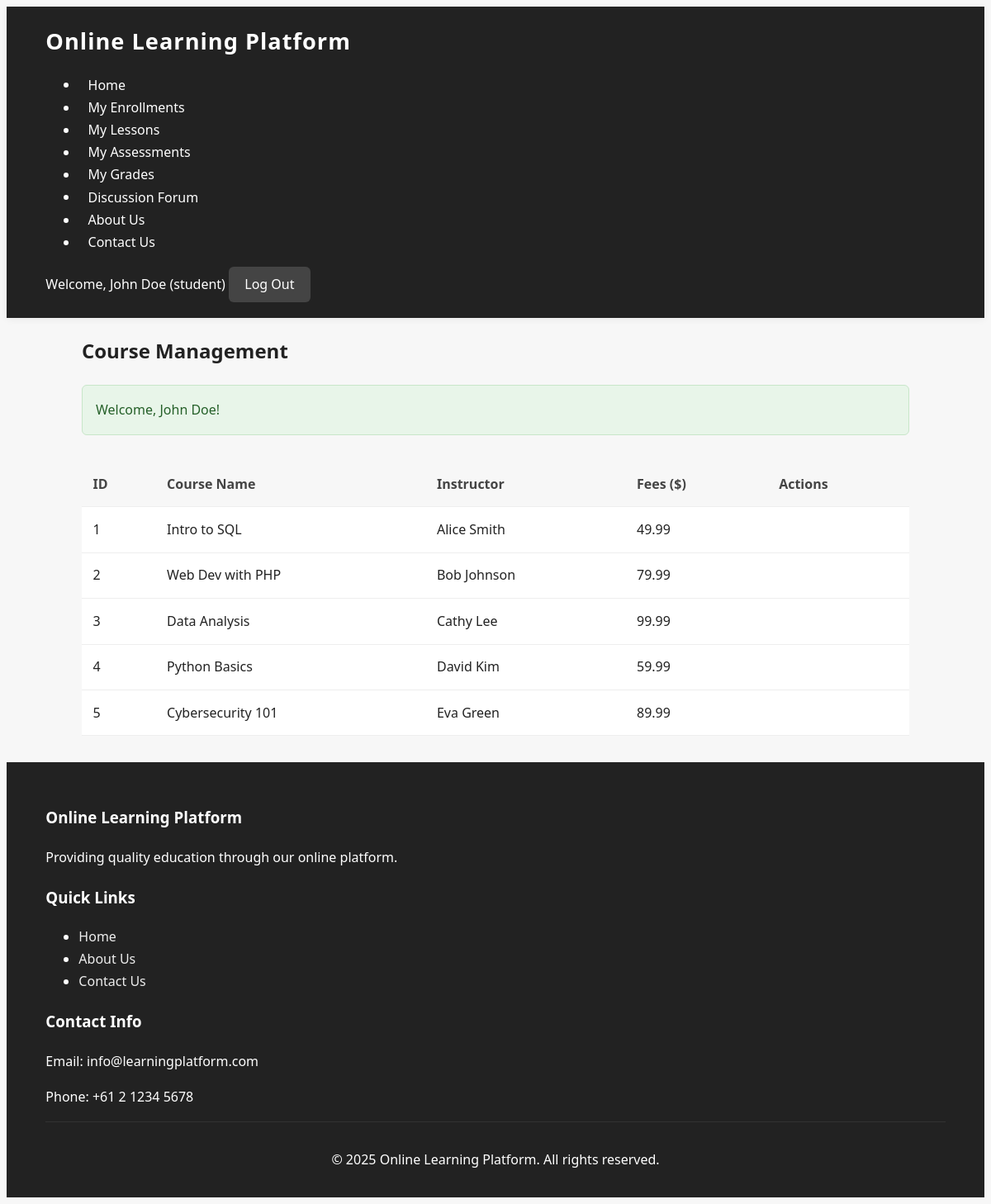
The app's page /courses.php (signed in) with its own data.
### tables this page shows
CREATE TABLE Course (
  course_id INT AUTO_INCREMENT PRIMARY KEY,
  title VARCHAR(200) NOT NULL,
  description TEXT,
  price DECIMAL(10,2) NOT NULL,
  instructor_id INT NOT NULL,
  created_at DATETIME DEFAULT CURRENT_TIMESTAMP,
  FOREIGN KEY (instructor_id) REFERENCES Instructor(instructor_id)
);

CREATE TABLE Instructor (
  instructor_id INT AUTO_INCREMENT PRIMARY KEY,
  name VARCHAR(100) NOT NULL,
  email VARCHAR(100) UNIQUE NOT NULL,
  password_hash VARCHAR(255) NOT NULL,
  created_at DATETIME DEFAULT CURRENT_TIMESTAMP
);

### courses.php (the view, shortened to what this page needs)
<?php
require_once 'db_connection.php';
require_once 'be_auth.php';
$courses_query = "SELECT c.course_id, c.title, c.price,
                 i.name as instructor_name, i.instructor_id as instructor_id
                 FROM Course c
                 LEFT JOIN Instructor i ON c.instructor_id = i.instructor_id";
$courses_result = $conn->query($courses_query);
include 'inc_header_nav.php';
?>
<div class="container">
    <h2>Course Management</h2>
    <div class="table-container">
        <table>
            <thead>
                <tr>
                    <th>ID</th>
                    <th>Course Name</th>
                    <th>Instructor</th>
                    <th>Fees ($)</th>
                    <th>Actions</th>
                </tr>
            </thead>
            <tbody>
                <?php if ($courses_result->num_rows > 0): ?>
                    <?php while ($course = $courses_result->fetch_assoc()): ?>
                        <tr>
                            <td><?php echo $course['course_id']; ?></td>
                            <td><?php echo htmlspecialchars($course['title']); ?></td>
                            <td>
                                <?php
                                    echo $course['instructor_name']
                                        ? htmlspecialchars($course['instructor_name'])
                                        : '<em>Not assigned</em>';
                                ?>
                            </td>
                            <td><?php echo number_format($course['price'], 2); ?></td>
                            <td>
                            </td>
                        </tr>
                    <?php endwhile; ?>
                <?php else: ?>
                    <tr>
                        <td colspan="5">No courses found.</td>
                    </tr>
                <?php endif; ?>
            </tbody>
        </table>
    </div>
</div>
<?php
include 'inc_footer.php';
?>

### style.css (style rules this page uses)
:root { --primary-color: #444; --secondary-color: #222; --accent-color: #888; --light-color: #f7f7f7; --dark-color: #222; --success-color: #4caf50; --warning-color: #ff9800; --danger-color: #e57373; --text-color: #222; --border-radius: 6px; --box-shadow: 0 2px 8px rgba(0,0,0,0.06); }
body { font-family: 'Segoe UI', Arial, sans-serif; line-height: 1.7; color: var(--text-color); background-color: var(--light-color); }
.container { width: 92%; max-width: 1200px; margin: 0 auto; padding: 0 20px; }
.table-container { overflow-x: auto; margin: 2rem 0; }
table { width: 100%; border-collapse: collapse; background-color: #fff; box-shadow: var(--box-shadow); }
th, td { padding: 0.85rem; text-align: left; border-bottom: 1px solid #eee; }
th { background-color: var(--light-color); color: var(--primary-color); font-weight: 600; }

### records on screen
course: course_id "1", title "Intro to SQL", instructor.name "Alice Smith", price "49.99"
course: course_id "2", title "Web Dev with PHP", instructor.name "Bob Johnson", price "79.99"
course: course_id "3", title "Data Analysis", instructor.name "Cathy Lee", price "99.99"
course: course_id "4", title "Python Basics", instructor.name "David Kim", price "59.99"
course: course_id "5", title "Cybersecurity 101", instructor.name "Eva Green", price "89.99"

### other values on screen
$_SESSION['name'] "John Doe"
$_SESSION['role'] "student"
$message['text'] "Welcome, John Doe!"
